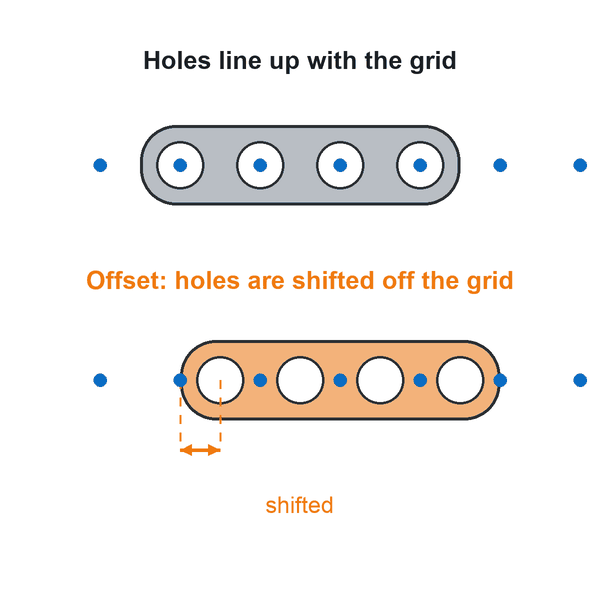
#> input picture images/BLD-003.png, 600 x 600 px
$ python -i diagrams.py   (imports and definitions only)
#> lines starting #> are read from the running program, lines starting #| are printed output that depends on the picture
#> further down, picture is the input picture: PIL image 600x600 P; mean R, G, B 244.4, 241.4, 238.9
#!/usr/bin/env python3
"""Draw the concept diagrams for vocab terms that aren't a single part.

Usage: python3 tools/diagrams.py        (writes images/<ID>.png for each diagram below)
Labels are English only, because images also appear in review materials. Needs Pillow.
"""
import math
from pathlib import Path

from PIL import Image, ImageDraw, ImageFont

ROOT = Path(__file__).resolve().parent.parent
S = 1200                      # drawing size; saved at half size for smooth edges
PART, EDGE, HOLE = "#b9bec4", "#2b2f33", "#ffffff"
BLUE, ORANGE, TEXT, FAINT = "#0a6cc4", "#f07a10", "#1b1f24", "#c9ced4"


# [6 lines left out: function font, not called in this run]


def canvas():
    im = Image.new("RGB", (S, S), "white")
    return im, ImageDraw.Draw(im)


def text(d, xy, s, size=56, bold=False, fill=TEXT, anchor="mm"):
    d.text(xy, s, font=font(size, bold), fill=fill, anchor=anchor)


# [141 lines left out: functions beam, dim, dashed, pitch, hole_count, offset and 2 more, not called in this run]


# ---------- coding concept cards ----------------------------------------------------------
GREEN, RED, CODEBG, KEYWORD = "#2f9e44", "#d6336c", "#f4f6f8", "#7048e8"


# [25 lines left out: functions mono, code_card, not called in this run]


def title(d, s, sub=None):
    """Deliberately draws nothing: an image that names its own term would give away quiz answers."""


def fit(im, margin=70):
    """Crop to the drawing and scale it to fill the square, so small drawings are readable on cards."""
#> called with margin = 70
    box = Image.eval(im.convert("L"), lambda v: 255 - v).getbbox()
#> box = (85, 48, 590, 516)
    if not box:
        return im
    part = im.crop(box)
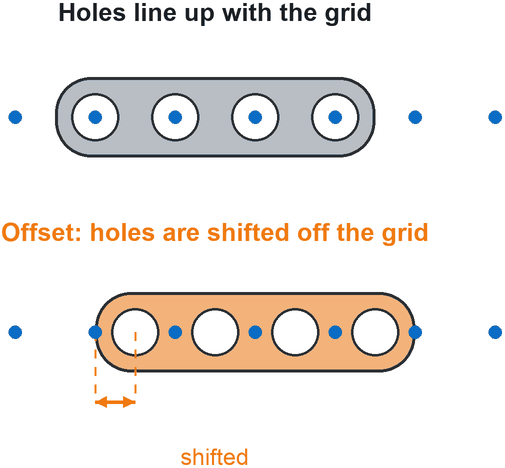
#> part: PIL image 505x468 P; mean R, G, B 238.9, 234.3, 230.5
    k = min((S - 2 * margin) / part.width, (S - 2 * margin) / part.height, 1.6)
#> k = 1.6
    part = part.resize((int(part.width * k), int(part.height * k)), Image.LANCZOS)
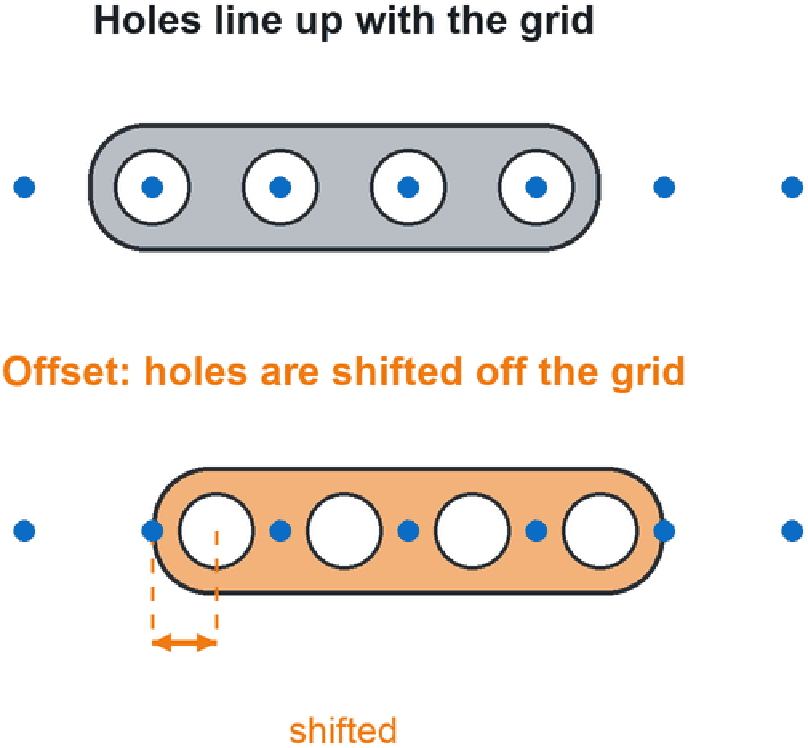
#> part: PIL image 808x748 P; mean R, G, B 238.9, 234.3, 230.4
    out = Image.new("RGB", (S, S), "white")
#> out: PIL image 1200x1200 RGB; every value is 255
    out.paste(part, ((S - part.width) // 2, (S - part.height) // 2))
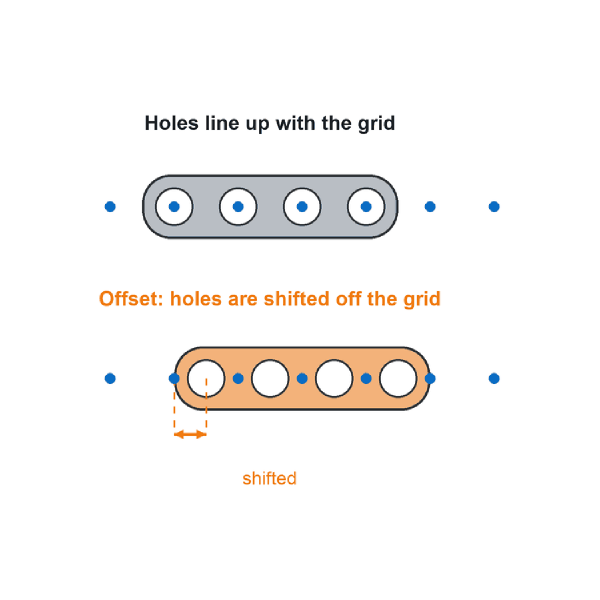
#> out: PIL image 1200x1200 RGB (shown at 1/2 size); mean R, G, B 248.2, 246.3, 244.7
    return out


# [127 lines left out: functions while_loop, indentation, colon, import_, string, int_float and 6 more, not called in this run]


# ---------- engineering concept drawings ---------------------------------------------------
# Labels never name the term itself (or its aka), so the pictures work in quizzes.
DARK, LIGHTBLUE, LIGHTORANGE, GROUND = "#2b2f33", "#e7f1fb", "#fde3cc", "#8a9099"


# [30 lines left out: functions arrow, spin, gear, not called in this run]


def poly(d, pts, fill=PART, outline=EDGE, width=5):
    d.polygon(pts, fill=fill, outline=outline, width=width)


# [50 lines left out: functions rot_rect, bar, wheel_side, ground, robot_side, robot_top and 1 more, not called in this run]


def ball(d, cx, cy, r=45, color=ORANGE):
    d.ellipse((cx - r, cy - r, cx + r, cy + r), fill=color, outline=EDGE, width=5)


# [13 lines left out: functions field, controller_icon, not called in this run]


def axes(d, x0, y0, x1, y1):
    arrow(d, x0, y0, x1 + 30, y0, DARK, 6, 26)
    arrow(d, x0, y0, x0, y1 - 30, DARK, 6, 26)


# --- drivetrains ---
# [508 lines left out: functions chassis, holonomic_drive, omni_directional, footprint, ground_clearance, shield and 39 more, not called in this run]


# ---------- design process and competition drawings -----------------------------------------
SKIN, SHIRT, ADULT, NOTE = "#f1c9a5", "#4fb3e3", "#6b7280", "#fff3bf"


# [21 lines left out: functions person, clipboard, mini_robot, not called in this run]


def plate(d, x, y, number, w=300, h=110, color="#e03131"):
    d.rounded_rectangle((x - w / 2, y - h / 2, x + w / 2, y + h / 2), radius=14, fill=color, outline=EDGE, width=5)
    text(d, (x, y), number, int(h * 0.62), True, "white")


# [212 lines left out: functions constraint, brainstorm, iterate, scouting, pit, match_schedule and 11 more, not called in this run]


W = "white"


# [106 lines left out: functions excellence_award, design_award, innovate_award, think_award, amaze_award, build_award and 5 more, not called in this run]


def big_trophy(d, cx, cy, k=1.0):
    trophy(d, cx, cy, k)
    star(d, cx, cy - 70 * k, 55 * k, W)


# [48 lines left out: functions teamwork_champions, robot_skills_champion, small_medal, judged_award, performance_award, nominated_award, not called in this run]


# ---- competition: tiers, matches, roles, rules ----
YELLOW, LIME, PINK = "#ffd43b", "#74b816", "#f783ac"


def check(d, x, y, s=60, color=GREEN, w=16):
    d.line((x - s, y, x - s * 0.3, y + s * 0.7, x + s, y - s * 0.8), fill=color, width=w, joint="curve")


def cross(d, x, y, s=50, color="#e03131", w=16):
    d.line((x - s, y - s, x + s, y + s), fill=color, width=w)
    d.line((x - s, y + s, x + s, y - s), fill=color, width=w)


# [32 lines left out: functions page, stopwatch, school, globe, not called in this run]


STEP = [(130, 900, 470, 1080), (470, 680, 810, 1080), (810, 460, 1150, 1080)]


# [205 lines left out: functions ladder, qualifying_event, championship_event, world_championship, signature_event, spotlight_event and 16 more, not called in this run]


def scoreboard(d, x0, y0, x1, y1, s, color="#ffe066"):
    d.rounded_rectangle((x0, y0, x1, y1), radius=24, fill="#1b1f24", outline=EDGE, width=6)
    text(d, ((x0 + x1) / 2, (y0 + y1) / 2), s, int((y1 - y0) * 0.6), True, color)


# [136 lines left out: functions practice_match, no_show, referee_person, event_partner, head_referee, scorekeeper_referee and 8 more, not called in this run]


def bean(d, cx, cy, color="#fcc419", w=110, h=80, ang=0):
    poly(d, rot_rect(cx, cy, w, h, ang), color)


def kid_with(d, x, k=1.15, shirt="#4fb3e3"):
    person(d, x, 1060, k, shirt)


# [89 lines left out: functions drive_team, driver_switch, robot_reset, match_stop_time, alliance_score, possession and 3 more, not called in this run]


def ref_flag(d, x, y, color, k=1.0):
    d.line((x, y, x, y - 420 * k), fill=DARK, width=int(14 * k))
    d.polygon([(x, y - 420 * k), (x + 280 * k, y - 340 * k), (x, y - 260 * k)], fill=color, outline=EDGE)


# [136 lines left out: functions violation, minor_violation, major_violation, score_affecting, disqualification, disablement and 10 more, not called in this run]


# ---- design process, outside ideas, notebook ----

def bulb(d, cx, cy, k=1.0, fill="#ffe066"):
    d.ellipse((cx - 90 * k, cy - 110 * k, cx + 90 * k, cy + 70 * k), fill=fill, outline=EDGE, width=6)
    d.rectangle((cx - 40 * k, cy + 55 * k, cx + 40 * k, cy + 115 * k), fill="#ced4da", outline=EDGE, width=5)


# [4 lines left out: function notebook, not called in this run]


def magnifier(d, cx, cy, r, color=DARK):
    d.ellipse((cx - r, cy - r, cx + r, cy + r), outline=color, width=int(r * 0.18))
    d.line((cx + r * 0.7, cy + r * 0.7, cx + r * 1.6, cy + r * 1.6), fill=color, width=int(r * 0.3))


# [331 lines left out: functions video, define_the_problem, criteria, proto, develop_solutions, optimize and 27 more, not called in this run]


# ---- season game: Level Up (2026-27) ----
RED_BAG, BLUE_BAG, YEL_BAG = "#e03131", "#1c7ed6", "#fcc419"


# [16 lines left out: function pyramid, not called in this run]


def l1_goal(): return pyramid(0)
def l2_goal(): return pyramid(1)
def l3_goal(): return pyramid(2)


# [388 lines left out: functions match_load, loader, shortcut, color_match, one_bag_limit, out_of_the_field and 18 more, not called in this run]


DIAGRAMS = {
    "pitch": pitch,
    "hole count (1x8, 2x4…)": hole_count,
    "offset": offset,
    "travel": travel,
    "tooth count": tooth_count,
    "while": while_loop,
    "indentation": indentation,
    "colon": colon,
    "import": import_,
    "string": string,
    "integer / float": int_float,
    "True / False": true_false,
    "algorithm": algorithm,
    "pseudocode": pseudocode,
    "bug": bug,
    "sensor": sensor,
    # engineering
    "chassis": chassis,
    "holonomic drive": holonomic_drive,
    "omni-directional": omni_directional,
    "footprint": footprint,
    "ground clearance": ground_clearance,
    "shield": shield,
    "game piece slide": game_piece_slide,
    "basket": basket,
    "outtake": outtake,
    "conveyor": conveyor,
    "single-sided claw": single_sided_claw,
    "double-sided claw": double_sided_claw,
    "roller claw": roller_claw,
    "tower": tower,
    "6-bar": six_bar,
    "chain-bar": chain_bar,
    "linear slide": linear_slide,
    "cascade lift": cascade_lift,
    "scissor lift": scissor_lift,
    "flywheel launcher": flywheel_launcher,
    "driving gear": driving_gear,
    "driven gear": driven_gear,
    "gear ratio": gear_ratio,
    "mechanical advantage": mechanical_advantage,
    "compound gear ratio": compound_gear_ratio,
    "idler gear": idler_gear,
    "force": force,
    "unbalanced force": unbalanced_force,
    "traction": traction,
    "friction": friction,
    "mass": mass,
    "center of mass": center_of_mass,
    "autonomous": autonomous,
    "starting position": starting_position,
    "bang-bang control": bang_bang_control,
    "PID control": pid_control,
    "proportional control": proportional_control,
    "setpoint": setpoint,
    "error (control)": error_control,
    "odometry": odometry,
    # design process and competition
    "constraint": constraint,
    "brainstorm": brainstorm,
    "iterate": iterate,
    "scouting": scouting,
    "pit": pit,
    "match schedule": match_schedule,
    "queuing area": queuing_area,
    "driver": driver,
    "coach": coach,
    "judge": judge,
    "alliance partner": alliance_partner,
    "game piece": game_piece,
    "game manual": game_manual,
    "license plate": license_plate,
    "Excellence Award": excellence_award,
    "Design Award": design_award,
    "Innovate Award": innovate_award,
    "Think Award": think_award,
    "Amaze Award": amaze_award,
    "Build Award": build_award,
    "Create Award": create_award,
    "Judges Award": judges_award,
    "Inspire Award": inspire_award,
    "Sportsmanship Award": sportsmanship_award,
    "Energy Award": energy_award,
    "Teamwork Champions": teamwork_champions,
    "Robot Skills Champion": robot_skills_champion,
    "judged award": judged_award,
    "performance award": performance_award,
    "nominated award": nominated_award,
    "scrimmage": scrimmage,
    "in-school competition": in_school_competition,
    "qualifying event": qualifying_event,
    "school-based event": school_based_event,
    "Robot Skills-Only Event": skills_only_event,
    "Championship Event": championship_event,
    "Spotlight Event": spotlight_event,
    "Signature Event": signature_event,
    "VEX Robotics World Championship": world_championship,
    "qualifying spot": qualifying_spot,
    "qualifying award": qualifying_award,
    "World Skills Standings": world_skills_standings,
    "level (Elementary / Middle School)": level_es_ms,
    "qualification match": qualification_match,
    "finals match": finals_match,
    "Robot Skills Challenge": robot_skills_challenge,
    "Driving Skills match": driving_skills,
    "Autonomous Coding Skills match": autonomous_skills,
    "Skills Stop Time": skills_stop_time,
    "ranking": ranking,
    "practice match": practice_match,
    "no-show": no_show,
    "Event Partner": event_partner,
    "head referee": head_referee,
    "scorekeeper referee": scorekeeper_referee,
    "Judge Advisor": judge_advisor,
    "emcee": emcee,
    "volunteer": volunteer,
    "Code of Conduct": code_of_conduct,
    "Student-Centered Policy": student_centered_policy,
    "official Q&A": official_qa,
    "team number": team_number,
    "Student-Centered Review": student_centered_review,
    "drive team": drive_team,
    "driver switch": driver_switch,
    "robot reset": robot_reset,
    "Match Stop Time": match_stop_time,
    "Alliance Score": alliance_score,
    "possession": possession,
    "plowing": plowing,
    "preload": preload,
    "field perimeter": field_perimeter,
    "violation": violation,
    "Minor Violation": minor_violation,
    "Major Violation": major_violation,
    "Score Affecting": score_affecting,
    "Disqualification": disqualification,
    "Disablement": disablement,
    "match replay": match_replay,
    "appeal": appeal,
    "Game Design Committee": game_design_committee,
    "legal parts": legal_parts,
    "designer": designer,
    "builder": builder,
    "coder": coder,
    "strategist": strategist,
    "notebooker": notebooker,
    "define the problem": define_the_problem,
    "criteria": criteria,
    "develop solutions": develop_solutions,
    "optimize": optimize,
    "test procedure": test_procedure,
    "trial": trial,
    "quantitative data": quantitative_data,
    "qualitative data": qualitative_data,
    "tradeoff": tradeoff,
    "reflection": reflection,
    "research": research,
    "outside idea": outside_idea,
    "reveal video": reveal_video,
    "inspired adaptation": inspired_adaptation,
    "direct copying": direct_copying,
    "Ownership Check": ownership_check,
    "Help Check": help_check,
    "design convergence": design_convergence,
    "starting point": starting_point,
    "notebook entry": notebook_entry,
    "table of contents": table_of_contents,
    "appendix": appendix,
    "credit": credit,
    "Season Summary": season_summary,
    "Code Summary": code_summary,
    "Credit Summary": credit_summary,
    "fully developed notebook": fully_developed_notebook,
    "digital engineering notebook": digital_notebook,
    "annotate": annotate,
    "Match Load": match_load,
    "L1 Goal": l1_goal,
    "L2 Goal": l2_goal,
    "L3 Goal": l3_goal,
    "loader": loader,
    "shortcut": shortcut,
    "color match": color_match,
    "one-bag limit": one_bag_limit,
    "out of the field": out_of_the_field,
    "check-in": check_in,
    "event meeting": event_meeting,
    "awards ceremony": awards_ceremony,
    "field tile": field_tile,
    "battery charger": battery_charger,
    "firmware": firmware,
    "evidence": evidence,
    "Explain Your Learning": explain_your_learning,
    "How You Worked With Others": how_you_worked_with_others,
    "rigidity": rigidity,
    "layering": layering,
    "boxed beam": boxed_beam,
    "ladder chassis": ladder_chassis,
    "sandwich chassis": sandwich_chassis,
    "chain wrap": chain_wrap,
    "ratchet and pawl": ratchet_and_pawl,
    "coopertition": coopertition,
    "parallelogram": parallelogram,
}


# [10 lines left out: function main, not called in this run]


# [2 lines not run here, left out]

>>> from PIL import Image
>>> picture = Image.open('../images/BLD-003.png')
>>> result = fit(picture)

$ run again, on images/BLD-019.png
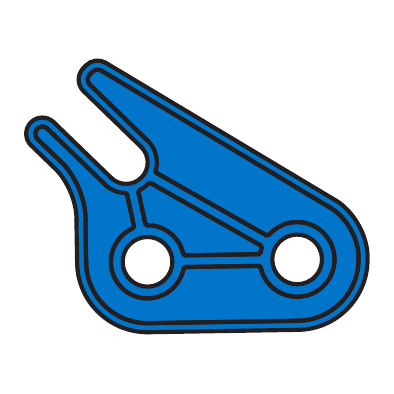
#> input picture images/BLD-019.png, 394 x 394 px
#> picture is the input picture: PIL image 394x394 P; mean R, G, B 171.8, 199.5, 219.8
#> box = (24, 58, 370, 335)
#> in fit, `part = part.resize((int(part.width * k), int(part.height * k)), Image...`:
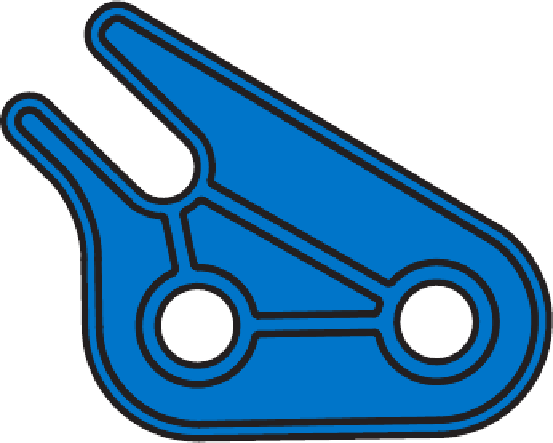
#> part: PIL image 553x443 P; mean R, G, B 120.4, 165.2, 198
#> in fit, `out.paste(part, ((S - part.width) // 2, (S - part.height) // 2))`:
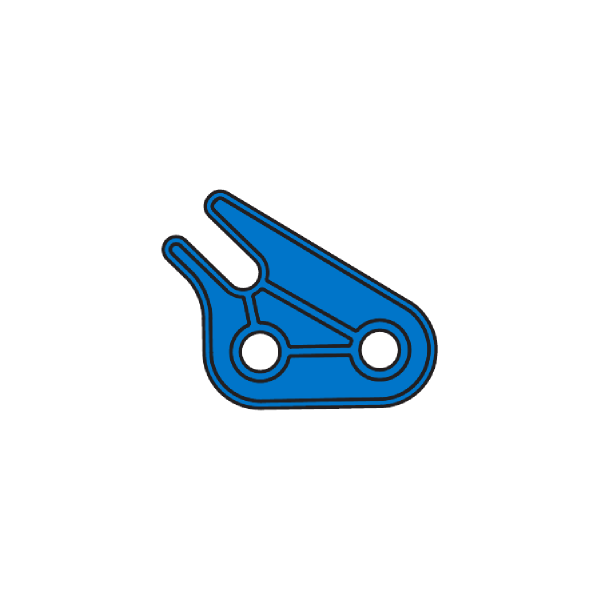
#> out: PIL image 1200x1200 RGB (shown at 1/2 size); mean R, G, B 232.1, 239.7, 245.3

$ run again, on images/BLD-028.png
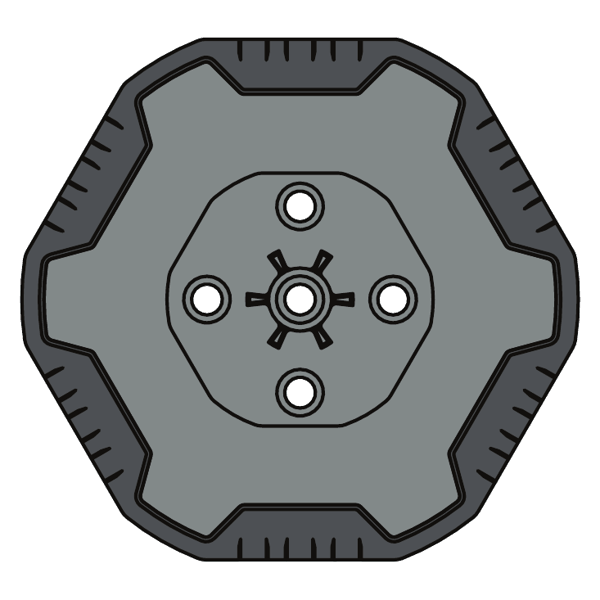
#> input picture images/BLD-028.png, 600 x 600 px
#> picture is the input picture: PIL image 600x600 P; mean R, G, B 158.1, 161.2, 161.5
#> box = (19, 37, 581, 562)
#> in fit, `part = im.crop(box)`:
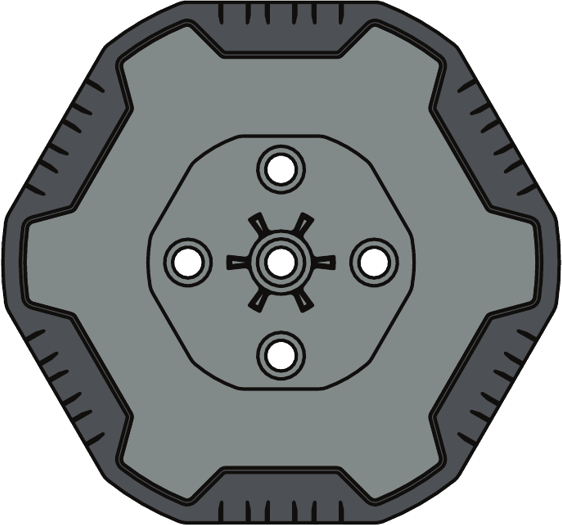
#> part: PIL image 562x525 P; mean R, G, B 136.7, 140.5, 141
#> in fit, `out.paste(part, ((S - part.width) // 2, (S - part.height) // 2))`:
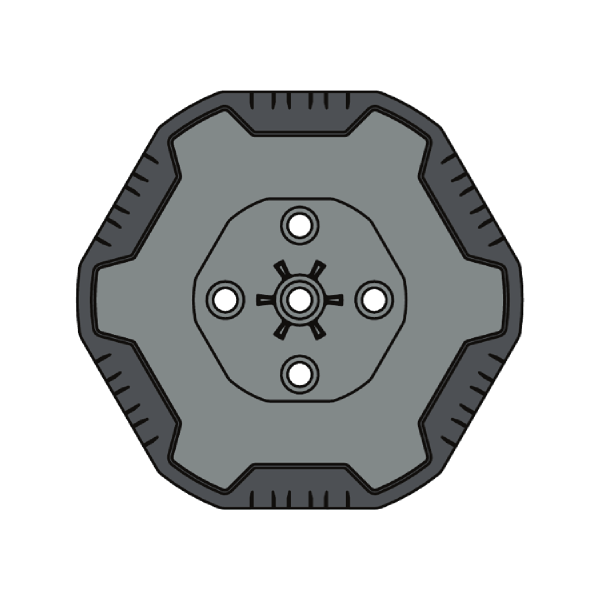
#> out: PIL image 1200x1200 RGB (shown at 1/2 size); mean R, G, B 193, 195, 195.3
